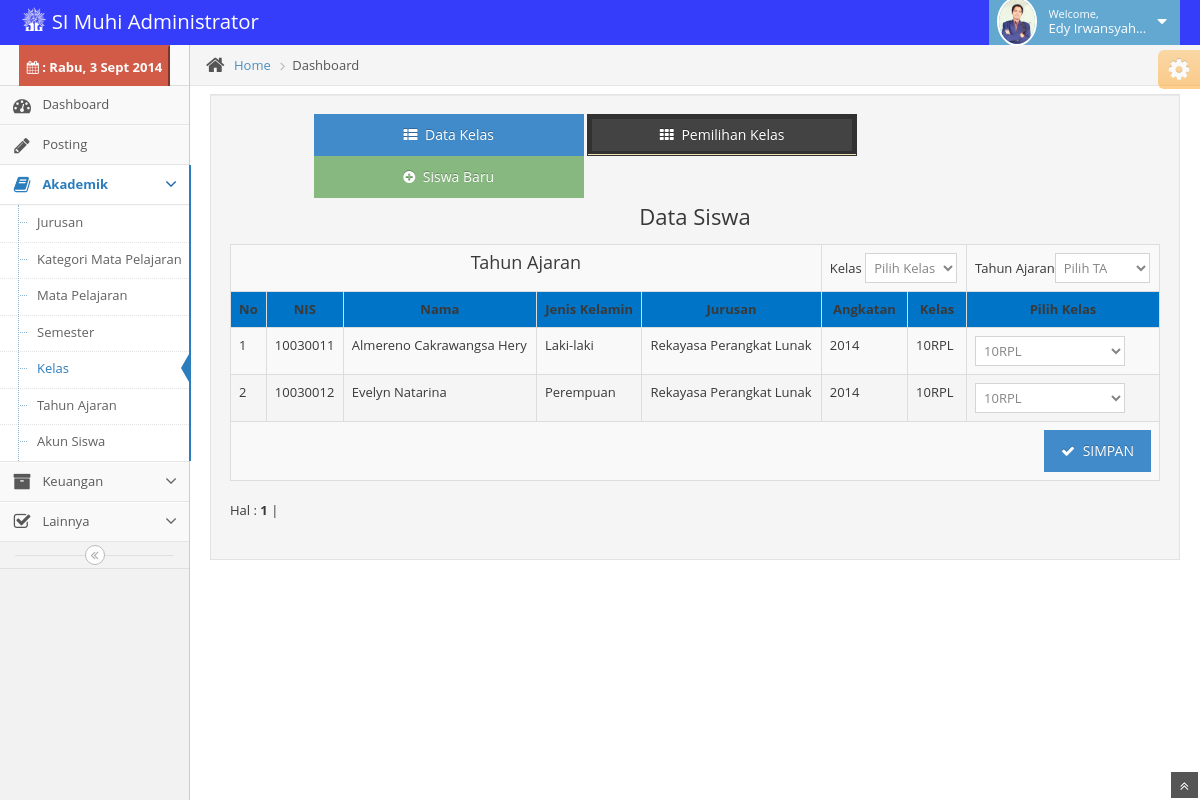
The page /dadm/dashbord/index.php?content=kelas&mod=pk (signed in) on the database its author committed.
### tables this page shows
CREATE TABLE IF NOT EXISTS `biodata` (
  `NIS` varchar(15) NOT NULL,
  `nama` varchar(25) DEFAULT NULL,
  `JK` enum('L','P') DEFAULT NULL,
  `Tmplahir` varchar(35) DEFAULT NULL,
  `TglLahir` date DEFAULT NULL,
  `NoIjasah` varchar(15) DEFAULT NULL,
  `NoSKHUN` varchar(15) DEFAULT NULL,
  `Agama` varchar(10) DEFAULT NULL,
  `Status` varchar(15) DEFAULT NULL,
  `Alamat` text,
  `Kodepos` varchar(10) DEFAULT NULL,
  `NoTelp` varchar(15) DEFAULT NULL,
  `Cita` varchar(20) DEFAULT NULL,
  `Hobi` varchar(20) DEFAULT NULL,
  `Jarak` varchar(15) DEFAULT NULL,
  `Transportasi` varchar(25) DEFAULT NULL,
  `IdJurusan` varchar(4) DEFAULT NULL,
  `Angkatan` int(5) DEFAULT NULL,
  `IdUser` int(9) DEFAULT NULL,
  `url` text,
  PRIMARY KEY (`NIS`)
);

CREATE TABLE IF NOT EXISTS `jurusan` (
  `IdJurusan` varchar(4) NOT NULL,
  `Program` varchar(35) NOT NULL,
  `Bidang` text NOT NULL,
  PRIMARY KEY (`IdJurusan`)
);

CREATE TABLE IF NOT EXISTS `kelas` (
  `IdK` int(11) NOT NULL AUTO_INCREMENT,
  `IdKelas` varchar(15) NOT NULL,
  `NIS` varchar(15) NOT NULL,
  `TA` varchar(10) NOT NULL,
  PRIMARY KEY (`IdK`)
);

### dadm/dashbord/staff/ldtkelas.php (the view, shortened to what this page needs)
<center><h3>Data Siswa</h3></center>
<table width="100%" class="table table-bordered table-striped">
    <tr><td colspan="5" align="center">
        <h4>Tahun Ajaran <?php echo "$_GET[key]"?></h4> </td><td colspan="2">
        Kelas <select name="cari" id="cari">
        <option value="al">Pilih Kelas</option>
    </select><td colspan="2">
        Tahun Ajaran<select name="key" onclick="cari()" id="key">
        <option value=" ">Pilih TA</option>
    </select>
    </td></tr>
     <tr align="center" style="background: #0074c7;">
        <th width=""><strong><center>No </center></strong></th>
        <th width=""><strong><center>NIS </center></strong></th>
        <th width=""><strong><center>Nama</center></strong></th>
        <th width=""><strong><center>Jenis Kelamin</center></strong></th>
        <th width=""><strong><center>Jurusan</center></strong></th>
        <th width=""><strong><center>Angkatan</center></strong></th>
        <th width=""><strong><center>Kelas</center></strong></th>
        <th width=""><strong><center>Pilih Kelas</center></strong></th>
    </tr>
    <?php
    $key=($_GET['key']);
    $p      = new Paging;
    $batas  = 10;
    $posisi = $p->cariPosisi($batas);
    $cr=(strtolower($_GET['cari']));
    if($cr!=''){
        if($cr=='al'){
            $query="Select i.nis,i.nama,i.jk,j.program,k.idkelas,i.Angkatan from info_biodata i, jurusan j, kelas k,ta t where i.idjurusan=j.idjurusan and i.nis=k.nis and t.ta=k.ta and t.ta='$key' order by i.nis asc";
        }else{
            $query="Select i.nis,i.nama,i.jk,j.program,k.idkelas,i.Angkatan from info_biodata i, jurusan j, kelas k,ta t where i.idjurusan=j.idjurusan and i.nis=k.nis and t.ta=k.ta and t.ta='$key' and k.idkelas='$cr'order by i.nis asc";
        }
    }else{$query="Select i.nis,i.nama,i.jk,j.program,k.idkelas,i.Angkatan from info_biodata i, jurusan j, kelas k,ta t where i.idjurusan=j.idjurusan and i.nis=k.nis and t.ta=k.ta and t.status=1 order by i.nis asc";}
    $query1=$p->buatLimit($query,$posisi,$batas);
    $hasil=mysql_query($query1);
    $no=$posisi+1;
    while($row=mysql_fetch_array($hasil))
    {
       $pbd=substr($row['idkelas'],0,2);
        switch($pbd){
            case'10':  $qkle=mysql_query("select IdKelas from dafkelas where (substr(IdKelas,1,2))>=10 and (substr(IdKelas,1,2))<12 order by IdKelas");
                break;
        }
        if($row['JK']=='L'){$jk='Laki-laki';}elseif($row['JK']=='P'){$jk='Perempuan';}else{$jk='';}
        echo"<input type='text' name=i$no value=$row[NIS] class='hidden'/>".
            "<tr><td>$no</font></td>".
            "<td>$row[NIS]</td>".
            "<td>$row[nama]</td>".
            "<td>$jk</td>".
            "<td>$row[program]</td>".
            "<td>$row[Angkatan]</td>".
            "<td>$row[idkelas]</td>".
            "<td><select name='kelas$no' class='input-medium'><option>Pilih Kelas</option>";
             while($kle=mysql_fetch_array($qkle)){
                 if($row['idkelas']==$kle['IdKelas']){$sel="selected=selected";}else{$sel='';}
                 echo"<option ".$sel." value='$kle[IdKelas]'>$kle[IdKelas]</option>";
            }
            echo "</select></td></tr>";
        $no=$no+1;
    }
    ?>
 <tr>
     <td colspan="8"><button class="btn btn-primary pull-right" type="submit"><i class="icon-ok"></i> SIMPAN</button></td>
 </tr>
</table>
  <?php
$jmldata = mysql_num_rows(mysql_query("Select i.nis,i.nama,i.jk,j.program,k.idkelas,i.Angkatan from info_biodata i, jurusan j, kelas k,ta t where i.idjurusan=j.idjurusan and i.nis=k.nis and t.ta=k.ta and t.status=1 order by i.nis asc"));
$jmlhalaman  = $p->jumlahHalaman($jmldata, $batas);
$linkHalaman = $p->navHalaman1($_GET[halaman], $jmlhalaman);
echo "<div id=paging>Hal : $linkHalaman</div><br>";
?>

### rows shown on the page
biodata: NIS "10030011", nama "Almereno Cakrawangsa Hery", JK "Laki-laki", IdJurusan.Program "Rekayasa Perangkat Lunak", Angkatan "2014", kelas.IdKelas "10RPL"
biodata: NIS "10030012", nama "Evelyn Natarina", JK "Perempuan", IdJurusan.Program "Rekayasa Perangkat Lunak", Angkatan "2014", kelas.IdKelas "10RPL"

### other values the page prints
$rowpro['nama'] "Edy Irwansyah…"
form field value "10RPL"
